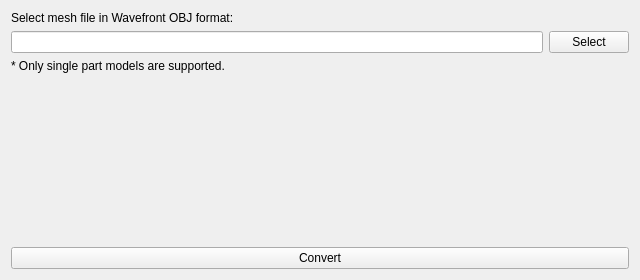
<?xml version="1.0" encoding="UTF-8"?>
<ui version="4.0">
 <class>MainWidget</class>
 <widget class="QWidget" name="MainWidget">
  <property name="geometry">
   <rect>
    <x>0</x>
    <y>0</y>
    <width>640</width>
    <height>280</height>
   </rect>
  </property>
  <property name="windowTitle">
   <string>Form</string>
  </property>
  <layout class="QVBoxLayout" name="verticalLayout">
   <item>
    <widget class="QLabel" name="labelSelect">
     <property name="text">
      <string>Select mesh file in Wavefront OBJ format:</string>
     </property>
    </widget>
   </item>
   <item>
    <layout class="QHBoxLayout" name="horizontalLayout">
     <item>
      <widget class="QLineEdit" name="path"/>
     </item>
     <item>
      <widget class="QPushButton" name="selectButton">
       <property name="text">
        <string>Select</string>
       </property>
      </widget>
     </item>
    </layout>
   </item>
   <item>
    <widget class="QLabel" name="labelInfo">
     <property name="text">
      <string>* Only single part models are supported.</string>
     </property>
    </widget>
   </item>
   <item>
    <spacer name="verticalSpacer">
     <property name="orientation">
      <enum>Qt::Vertical</enum>
     </property>
     <property name="sizeHint" stdset="0">
      <size>
       <width>20</width>
       <height>40</height>
      </size>
     </property>
    </spacer>
   </item>
   <item>
    <widget class="QLabel" name="labelResult">
     <property name="font">
      <font>
       <pointsize>16</pointsize>
       <weight>75</weight>
       <bold>true</bold>
      </font>
     </property>
     <property name="text">
      <string/>
     </property>
     <property name="alignment">
      <set>Qt::AlignCenter</set>
     </property>
    </widget>
   </item>
   <item>
    <spacer name="verticalSpacer_2">
     <property name="orientation">
      <enum>Qt::Vertical</enum>
     </property>
     <property name="sizeHint" stdset="0">
      <size>
       <width>20</width>
       <height>40</height>
      </size>
     </property>
    </spacer>
   </item>
   <item>
    <widget class="QPushButton" name="convertButton">
     <property name="text">
      <string>Convert</string>
     </property>
    </widget>
   </item>
  </layout>
 </widget>
 <resources/>
 <connections/>
</ui>
